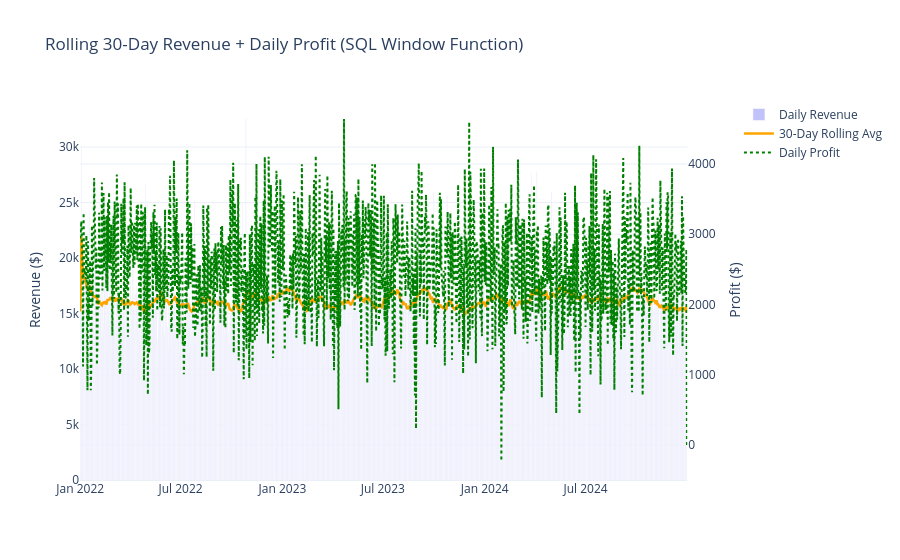

Notebook cell for this chart:
### Code cell
# ─── STEP 8: Chart 1 — Rolling Revenue Timeline ───────────────────────────────
fig_rev = make_subplots(specs=[[{'secondary_y': True}]])
fig_rev.add_trace(go.Bar(x=rolling_df['sale_date'], y=rolling_df['daily_revenue'],
                         name='Daily Revenue', marker_color='rgba(99,102,241,0.4)'),
                  secondary_y=False)
fig_rev.add_trace(go.Scatter(x=rolling_df['sale_date'],
                             y=rolling_df['rolling_30d_revenue'],
                             name='30-Day Rolling Avg', line=dict(color='orange', width=2.5)),
                  secondary_y=False)
fig_rev.add_trace(go.Scatter(x=rolling_df['sale_date'], y=rolling_df['daily_profit'],
                             name='Daily Profit', line=dict(color='green', dash='dot')),
                  secondary_y=True)
fig_rev.update_layout(title=' Rolling 30-Day Revenue + Daily Profit (SQL Window Function)',
                      height=450, template='plotly_white')
fig_rev.update_yaxes(title_text='Revenue ($)', secondary_y=False)
fig_rev.update_yaxes(title_text='Profit ($)',  secondary_y=True)
fig_rev.show()
fig_rev.write_html('sales_pipeline_output/01_rolling_revenue.html')
print('Saved: 01_rolling_revenue.html')

### Figure 1 — Plotly figure (JSON) as saved in the notebook; plotly's stock layout.template omitted (floating-point values rounded to 4 significant figures; data arrays with more than 128 entries replaced by an {"elided": "..."} marker saying what was removed)
{"data": [{"marker": {"color": "rgba(99,102,241,0.4)"}, "name": "Daily Revenue", "type": "bar", "x": {"elided": "1096 str values"}, "xaxis": "x", "y": {"elided": "1096 float values"}, "yaxis": "y"}, {"line": {"color": "orange", "width": 2.5}, "name": "30-Day Rolling Avg", "type": "scatter", "x": {"elided": "1096 str values"}, "xaxis": "x", "y": {"elided": "1096 float values"}, "yaxis": "y"}, {"line": {"color": "green", "dash": "dot"}, "name": "Daily Profit", "type": "scatter", "x": {"elided": "1096 str values"}, "xaxis": "x", "y": {"elided": "1096 float values"}, "yaxis": "y2"}], "layout": {"autosize": true, "title": {"text": " Rolling 30-Day Revenue + Daily Profit (SQL Window Function)"}, "xaxis": {"anchor": "y", "autorange": true, "domain": [0, 0.94], "range": ["2021-12-31 12:00", "2024-12-31 12:00"], "type": "date"}, "yaxis": {"anchor": "x", "autorange": true, "domain": [0, 1], "range": [0, 34240.0], "title": {"text": "Revenue ($)"}, "type": "linear"}, "yaxis2": {"anchor": "x", "autorange": true, "overlaying": "y", "range": [-500.3, 4913.0], "side": "right", "title": {"text": "Profit ($)"}, "type": "linear"}}}
